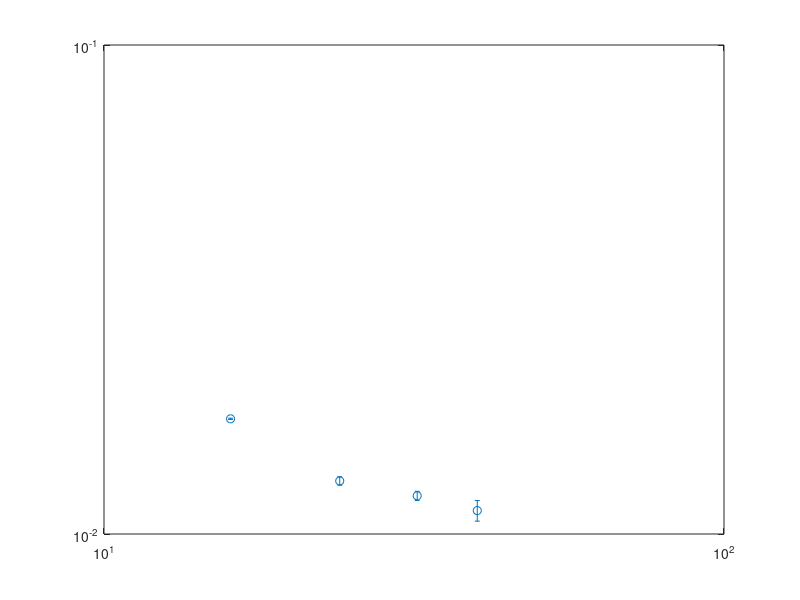

This figure's MATLAB source: (Note: this script raises an error after producing the figure.)
Lx = [16,24, 32, 40];
%A_cdw = [0.021293, 0.018159,0.017226, 0.016885];
%A_cdw = [0.014141, 0.012838, 0.01197, 0.011165];
A_cdw = [0.0172, 0.012838, 0.01197, 0.011165];
% A_cdw = [0.018671, ]; %cubic
err = [0.000051,0.000255, 0.000257, 0.000541];
h1 = errorbar(Lx(1:4), A_cdw(1:4), err,'o');hold on;
%  h1 = loglog(Lx(1:4), A_cdw(1:4),'o');hold on;
set(gca, 'XScale','log', 'YScale','log')

fit_x = Lx;
p = fit(log(Lx([2:4])'),log(A_cdw([2:4])'),'poly1');
fprintf('Kc=%.5f\n',-p.p1*2);
x = fit_x(1):0.5:fit_x(end);
fl=loglog(Lx,exp(p.p2)*(Lx).^p.p1,'-.');
% T=text(30,0.012,['$K_{c}=',num2str(-p.p1*2),'$']);
% set(T,'Interpreter','latex');
% set(T,'Fontsize',28);

%stop at middle to see if measurement different 

set(gca,'fontsize',24);
set(gca,'linewidth',1.5);
set(get(gca,'Children'),'linewidth',3); % Set line width 1.5 pounds
set(h1,'markersize',10);
xlabel('$L_x$','Interpreter','latex');
ylabel('$A_{cdw}$','Interpreter','latex');
set(get(gca,'XLabel'),'FontSize',24); 
set(get(gca,'YLabel'),'FontSize',24); 
